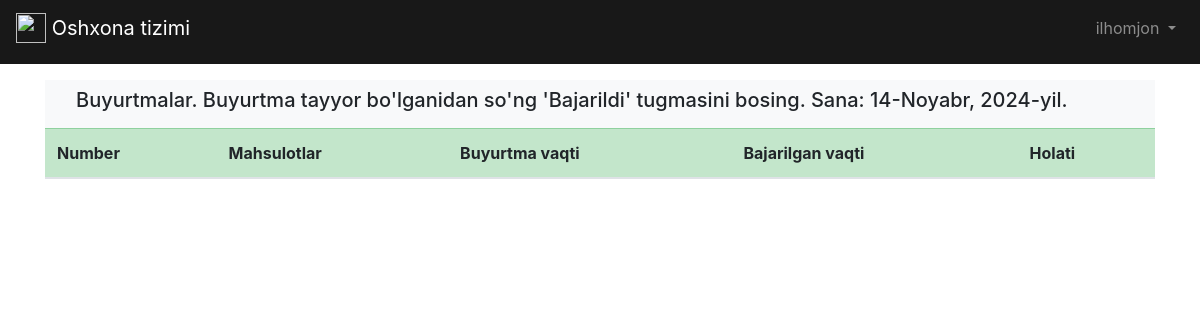
The app's page /profession/chef/ (signed in), older data.
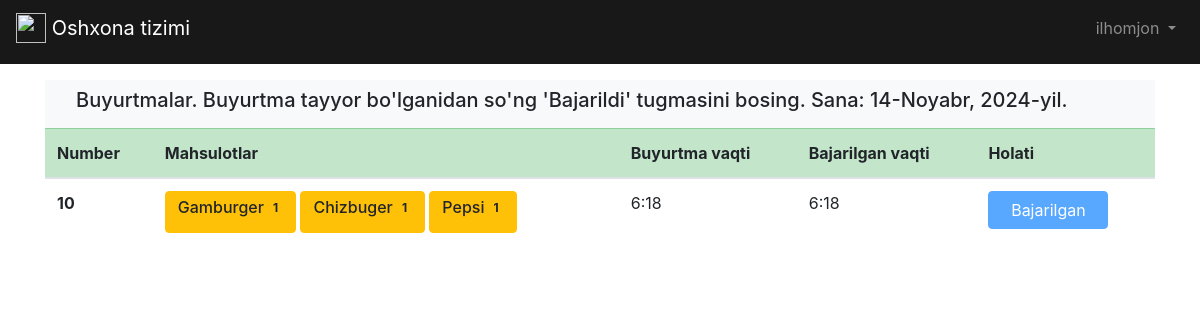
The same page, newer data.
### products/models.py (models this page shows, shortened)
class Order(models.Model):
    ref_code = models.IntegerField()
    products = models.ManyToManyField(OrderProduct)
    start_date = models.DateTimeField(auto_now_add=True)
    ordered_date = models.DateTimeField()
    ordered = models.BooleanField(default=False)
    order_completed = models.BooleanField(default=False)
    order_completed_date = models.DateTimeField(null=True, blank=True)
    cash = models.IntegerField()
    plastic = models.IntegerField(null=True, blank=True)

class OrderProduct(models.Model):
    ordered = models.BooleanField(default=False)
    product = models.ForeignKey(Product, on_delete=models.CASCADE)
    quantity = models.IntegerField(default=1)

class Product(models.Model):
    name = models.CharField(max_length=50)
    date = models.DateTimeField(auto_now_add=True)
    price = models.IntegerField()
    discount_price = models.IntegerField(null=True, blank=True)
    category = models.ForeignKey(Category, on_delete=models.CASCADE)
    class Meta:
        verbose_name_plural = "Products"

### products/views.py (the view)
# urls.py: path('chef/', chef_view, name='chef'),
def chef_view(request):
    if request.user.is_authenticated:
        if request.user.is_superuser or request.user.profession == 'chef':
            today = datetime.date.today()
            today_orders = reversed(Order.objects.filter(ordered_date__gte=today, ordered=True))
            return render(request, 'profession-chef.html', {
                'today': today,
                'today_orders': today_orders,
            })
        else:
            return redirect('/page/not_found/')
    else:
        return redirect('/accounts/login/')

### template/profession-chef.html (shortened to what this page needs)
{% extends 'base.html' %}
{% block content %}
<nav class="navbar bg-light">
  <div class="container-fluid">
    <h5>Buyurtmalar. Buyurtma tayyor bo'lganidan so'ng 'Bajarildi' tugmasini bosing. Sana: {{ today }}.</h5>
  </div>
</nav>
<table class="table table-hover">
  <thead>
    <tr tr class="table table-success">
      <th scope="col">Number</th>
      <th scope="col">Mahsulotlar</th>
      <th scope="col">Buyurtma vaqti</th>
      <th scope="col">Bajarilgan vaqti</th>
      <th scope="col">Holati</th>
    </tr>
  </thead>
  <tbody>
  {% for order in today_orders %}
    <tr>
      <th scope="row">{{ order.ref_code }}</th>
      <td>{% for order_product in order.products.all %}
        <button type="button" class="btn btn-warning">
            <h6>{{ order_product.product.name }} <span class="badge text-bg-secondary">{{ order_product.quantity }}</span></h6>
        </button>
        {% endfor %}
      </td>
      <td>{{ order.ordered_date.time }}</td>
      <td>{{ order.order_completed_date.time }}</td>
      {% if order.order_completed %}
        <td><button type="button" class="btn btn-primary" disabled  style="width: 120px;">Bajarilgan</button></td>
      {% else %}
        <td><a href="{{ order.get_order_completed_url }}" class="btn btn-success"  style="width: 120px;">Bajarildi</a></td>
      {% endif %}
    </tr>
  {% endfor %}
  </tbody>
</table>
{% endblock content %}

Row changes from the older to the newer data that the page shows:
added Order: ref_code "10", ordered_date.time "6:18", order_completed_date.time "6:18", order_completed "Bajarilgan"
added OrderProduct: product.name "Gamburger", quantity "1"
added OrderProduct: product.name "Chizbuger", quantity "1"
added OrderProduct: product.name "Pepsi", quantity "1"
